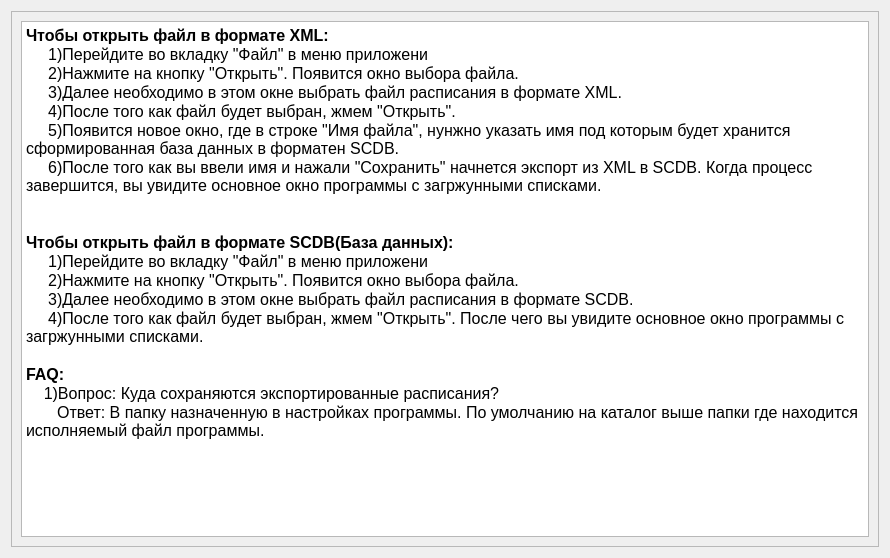
<?xml version="1.0" encoding="UTF-8"?>
<ui version="4.0">
 <class>InfoWidget</class>
 <widget class="QWidget" name="InfoWidget">
  <property name="geometry">
   <rect>
    <x>0</x>
    <y>0</y>
    <width>890</width>
    <height>558</height>
   </rect>
  </property>
  <property name="windowTitle">
   <string>Справка</string>
  </property>
  <layout class="QGridLayout" name="gridLayout">
   <item row="0" column="0">
    <widget class="QScrollArea" name="scrollArea">
     <property name="widgetResizable">
      <bool>true</bool>
     </property>
     <widget class="QWidget" name="scrollAreaWidgetContents">
      <property name="geometry">
       <rect>
        <x>0</x>
        <y>0</y>
        <width>870</width>
        <height>538</height>
       </rect>
      </property>
      <layout class="QGridLayout" name="gridLayout_2">
       <item row="0" column="0">
        <widget class="QTextBrowser" name="textBrowser">
         <property name="html">
          <string>&lt;!DOCTYPE HTML PUBLIC &quot;-//W3C//DTD HTML 4.0//EN&quot; &quot;http://www.w3.org/TR/REC-html40/strict.dtd&quot;&gt;
&lt;html&gt;&lt;head&gt;&lt;meta name=&quot;qrichtext&quot; content=&quot;1&quot; /&gt;&lt;style type=&quot;text/css&quot;&gt;
p, li { white-space: pre-wrap; }
&lt;/style&gt;&lt;/head&gt;&lt;body style=&quot; font-family:'MS Shell Dlg 2'; font-size:8.25pt; font-weight:400; font-style:normal;&quot;&gt;
&lt;p style=&quot; margin-top:0px; margin-bottom:0px; margin-left:0px; margin-right:0px; -qt-block-indent:0; text-indent:0px;&quot;&gt;&lt;span style=&quot; font-size:12pt; font-weight:600;&quot;&gt;Чтобы открыть файл в формате XML:&lt;/span&gt;&lt;/p&gt;
&lt;p style=&quot; margin-top:0px; margin-bottom:0px; margin-left:0px; margin-right:0px; -qt-block-indent:0; text-indent:0px;&quot;&gt;&lt;span style=&quot; font-size:12pt;&quot;&gt;     1)Перейдите во вкладку &amp;quot;Файл&amp;quot; в меню приложени&lt;/span&gt;&lt;/p&gt;
&lt;p style=&quot; margin-top:0px; margin-bottom:0px; margin-left:0px; margin-right:0px; -qt-block-indent:0; text-indent:0px;&quot;&gt;&lt;span style=&quot; font-size:12pt;&quot;&gt;     2)Нажмите на кнопку &amp;quot;Открыть&amp;quot;. Появится окно выбора файла.&lt;/span&gt;&lt;/p&gt;
&lt;p style=&quot; margin-top:0px; margin-bottom:0px; margin-left:0px; margin-right:0px; -qt-block-indent:0; text-indent:0px;&quot;&gt;&lt;span style=&quot; font-size:12pt;&quot;&gt;     3)Далее необходимо в этом окне выбрать файл расписания в формате XML.&lt;/span&gt;&lt;/p&gt;
&lt;p style=&quot; margin-top:0px; margin-bottom:0px; margin-left:0px; margin-right:0px; -qt-block-indent:0; text-indent:0px;&quot;&gt;&lt;span style=&quot; font-size:12pt;&quot;&gt;     4)После того как файл будет выбран, жмем &amp;quot;Открыть&amp;quot;.&lt;/span&gt;&lt;/p&gt;
&lt;p style=&quot; margin-top:0px; margin-bottom:0px; margin-left:0px; margin-right:0px; -qt-block-indent:0; text-indent:0px;&quot;&gt;&lt;span style=&quot; font-size:12pt;&quot;&gt;     5)Появится новое окно, где в строке &amp;quot;Имя файла&amp;quot;, нунжно указать имя под которым будет хранится сформированная база данных в форматен SCDB.&lt;/span&gt;&lt;/p&gt;
&lt;p style=&quot; margin-top:0px; margin-bottom:0px; margin-left:0px; margin-right:0px; -qt-block-indent:0; text-indent:0px;&quot;&gt;&lt;span style=&quot; font-size:12pt;&quot;&gt;     6)После того как вы ввели имя и нажали &amp;quot;Сохранить&amp;quot; начнется экспорт из XML в SCDB. Когда процесс завершится, вы увидите основное окно программы с загржунными списками.&lt;/span&gt;&lt;/p&gt;
&lt;p style=&quot;-qt-paragraph-type:empty; margin-top:0px; margin-bottom:0px; margin-left:0px; margin-right:0px; -qt-block-indent:0; text-indent:0px; font-size:12pt;&quot;&gt;&lt;br /&gt;&lt;/p&gt;
&lt;p style=&quot;-qt-paragraph-type:empty; margin-top:0px; margin-bottom:0px; margin-left:0px; margin-right:0px; -qt-block-indent:0; text-indent:0px; font-size:12pt;&quot;&gt;&lt;br /&gt;&lt;/p&gt;
&lt;p style=&quot; margin-top:0px; margin-bottom:0px; margin-left:0px; margin-right:0px; -qt-block-indent:0; text-indent:0px;&quot;&gt;&lt;span style=&quot; font-size:12pt; font-weight:600;&quot;&gt;Чтобы открыть файл в формате SCDB(База данных):&lt;/span&gt;&lt;/p&gt;
&lt;p style=&quot; margin-top:0px; margin-bottom:0px; margin-left:0px; margin-right:0px; -qt-block-indent:0; text-indent:0px;&quot;&gt;&lt;span style=&quot; font-size:12pt;&quot;&gt;     1)Перейдите во вкладку &amp;quot;Файл&amp;quot; в меню приложени&lt;/span&gt;&lt;/p&gt;
&lt;p style=&quot; margin-top:0px; margin-bottom:0px; margin-left:0px; margin-right:0px; -qt-block-indent:0; text-indent:0px;&quot;&gt;&lt;span style=&quot; font-size:12pt;&quot;&gt;     2)Нажмите на кнопку &amp;quot;Открыть&amp;quot;. Появится окно выбора файла.&lt;/span&gt;&lt;/p&gt;
&lt;p style=&quot; margin-top:0px; margin-bottom:0px; margin-left:0px; margin-right:0px; -qt-block-indent:0; text-indent:0px;&quot;&gt;&lt;span style=&quot; font-size:12pt;&quot;&gt;     3)Далее необходимо в этом окне выбрать файл расписания в формате SCDB.&lt;/span&gt;&lt;/p&gt;
&lt;p style=&quot; margin-top:0px; margin-bottom:0px; margin-left:0px; margin-right:0px; -qt-block-indent:0; text-indent:0px;&quot;&gt;&lt;span style=&quot; font-size:12pt;&quot;&gt;     4)После того как файл будет выбран, жмем &amp;quot;Открыть&amp;quot;. После чего вы увидите основное окно программы с загржунными списками.&lt;/span&gt;&lt;/p&gt;
&lt;p style=&quot;-qt-paragraph-type:empty; margin-top:0px; margin-bottom:0px; margin-left:0px; margin-right:0px; -qt-block-indent:0; text-indent:0px; font-size:12pt;&quot;&gt;&lt;br /&gt;&lt;/p&gt;
&lt;p style=&quot; margin-top:0px; margin-bottom:0px; margin-left:0px; margin-right:0px; -qt-block-indent:0; text-indent:0px;&quot;&gt;&lt;span style=&quot; font-size:12pt; font-weight:600;&quot;&gt;FAQ:&lt;/span&gt;&lt;/p&gt;
&lt;p style=&quot; margin-top:0px; margin-bottom:0px; margin-left:0px; margin-right:0px; -qt-block-indent:0; text-indent:0px;&quot;&gt;&lt;span style=&quot; font-size:12pt; font-weight:600;&quot;&gt;    &lt;/span&gt;&lt;span style=&quot; font-size:12pt;&quot;&gt;1)Вопрос: Куда сохраняются экспортированные расписания?&lt;/span&gt;&lt;/p&gt;
&lt;p style=&quot; margin-top:0px; margin-bottom:0px; margin-left:0px; margin-right:0px; -qt-block-indent:0; text-indent:0px;&quot;&gt;&lt;span style=&quot; font-size:12pt;&quot;&gt;       Ответ: В папку назначенную в настройках программы. По умолчанию на каталог выше папки где находится исполняемый файл программы.&lt;/span&gt;&lt;/p&gt;
&lt;p style=&quot; margin-top:0px; margin-bottom:0px; margin-left:0px; margin-right:0px; -qt-block-indent:0; text-indent:0px;&quot;&gt;&lt;span style=&quot; font-size:12pt;&quot;&gt;    &lt;/span&gt;&lt;/p&gt;
&lt;p style=&quot;-qt-paragraph-type:empty; margin-top:0px; margin-bottom:0px; margin-left:0px; margin-right:0px; -qt-block-indent:0; text-indent:0px; font-size:12pt;&quot;&gt;&lt;br /&gt;&lt;/p&gt;
&lt;p style=&quot;-qt-paragraph-type:empty; margin-top:0px; margin-bottom:0px; margin-left:0px; margin-right:0px; -qt-block-indent:0; text-indent:0px; font-size:12pt;&quot;&gt;&lt;br /&gt;&lt;/p&gt;
&lt;p style=&quot;-qt-paragraph-type:empty; margin-top:0px; margin-bottom:0px; margin-left:0px; margin-right:0px; -qt-block-indent:0; text-indent:0px;&quot;&gt;&lt;br /&gt;&lt;/p&gt;
&lt;p style=&quot;-qt-paragraph-type:empty; margin-top:0px; margin-bottom:0px; margin-left:0px; margin-right:0px; -qt-block-indent:0; text-indent:0px;&quot;&gt;&lt;br /&gt;&lt;/p&gt;&lt;/body&gt;&lt;/html&gt;</string>
         </property>
        </widget>
       </item>
      </layout>
     </widget>
    </widget>
   </item>
  </layout>
 </widget>
 <resources/>
 <connections/>
</ui>
